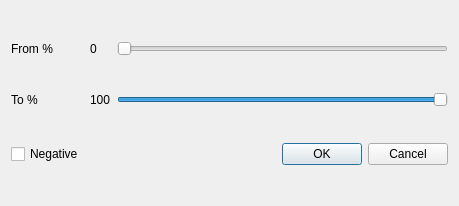
<?xml version="1.0" encoding="UTF-8"?>
<ui version="4.0">
 <class>Dialog</class>
 <widget class="QDialog" name="Dialog">
  <property name="geometry">
   <rect>
    <x>0</x>
    <y>0</y>
    <width>459</width>
    <height>206</height>
   </rect>
  </property>
  <property name="windowTitle">
   <string>Dialog</string>
  </property>
  <layout class="QGridLayout" name="gridLayout">
   <item row="0" column="0">
    <widget class="QLabel" name="label">
     <property name="text">
      <string>From %</string>
     </property>
    </widget>
   </item>
   <item row="1" column="0">
    <widget class="QLabel" name="label_2">
     <property name="text">
      <string>To %</string>
     </property>
    </widget>
   </item>
   <item row="0" column="1">
    <widget class="QLabel" name="label_3">
     <property name="text">
      <string>0</string>
     </property>
    </widget>
   </item>
   <item row="2" column="3">
    <widget class="QDialogButtonBox" name="buttonBox">
     <property name="orientation">
      <enum>Qt::Horizontal</enum>
     </property>
     <property name="standardButtons">
      <set>QDialogButtonBox::Cancel|QDialogButtonBox::Ok</set>
     </property>
    </widget>
   </item>
   <item row="1" column="3">
    <widget class="QSlider" name="slider_to">
     <property name="maximum">
      <number>100</number>
     </property>
     <property name="value">
      <number>100</number>
     </property>
     <property name="orientation">
      <enum>Qt::Horizontal</enum>
     </property>
    </widget>
   </item>
   <item row="0" column="3">
    <widget class="QSlider" name="slider_from">
     <property name="orientation">
      <enum>Qt::Horizontal</enum>
     </property>
    </widget>
   </item>
   <item row="1" column="1">
    <widget class="QLabel" name="label_4">
     <property name="text">
      <string>100</string>
     </property>
    </widget>
   </item>
   <item row="2" column="0">
    <widget class="QCheckBox" name="check_inverse">
     <property name="text">
      <string>Negative</string>
     </property>
    </widget>
   </item>
  </layout>
 </widget>
 <resources/>
 <connections>
  <connection>
   <sender>buttonBox</sender>
   <signal>accepted()</signal>
   <receiver>Dialog</receiver>
   <slot>accept()</slot>
   <hints>
    <hint type="sourcelabel">
     <x>320</x>
     <y>153</y>
    </hint>
    <hint type="destinationlabel">
     <x>157</x>
     <y>205</y>
    </hint>
   </hints>
  </connection>
  <connection>
   <sender>buttonBox</sender>
   <signal>rejected()</signal>
   <receiver>Dialog</receiver>
   <slot>reject()</slot>
   <hints>
    <hint type="sourcelabel">
     <x>388</x>
     <y>159</y>
    </hint>
    <hint type="destinationlabel">
     <x>286</x>
     <y>205</y>
    </hint>
   </hints>
  </connection>
  <connection>
   <sender>slider_from</sender>
   <signal>valueChanged(int)</signal>
   <receiver>label_3</receiver>
   <slot>setNum(int)</slot>
   <hints>
    <hint type="sourcelabel">
     <x>151</x>
     <y>42</y>
    </hint>
    <hint type="destinationlabel">
     <x>91</x>
     <y>42</y>
    </hint>
   </hints>
  </connection>
  <connection>
   <sender>slider_to</sender>
   <signal>valueChanged(int)</signal>
   <receiver>label_4</receiver>
   <slot>setNum(int)</slot>
   <hints>
    <hint type="sourcelabel">
     <x>162</x>
     <y>95</y>
    </hint>
    <hint type="destinationlabel">
     <x>83</x>
     <y>95</y>
    </hint>
   </hints>
  </connection>
 </connections>
</ui>
